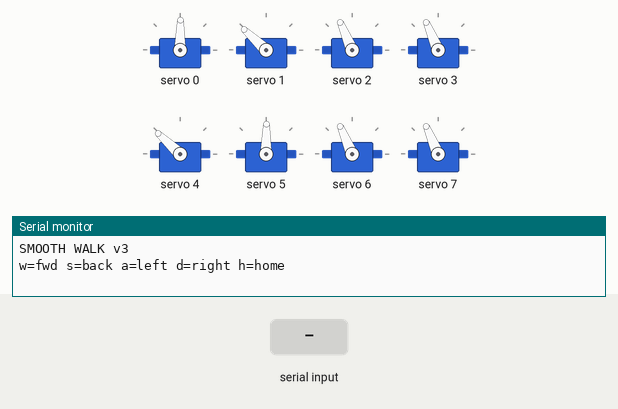
Recording of a sketch running on a simulated Arduino Uno, built with avr-gcc and run on an emulated ATmega328P. Shown: 8 × servo, the last lines printed to the serial monitor. Inputs (shaded band) come from the test bench.

Above: at 1.7 s.
1.8 s: "w" received over Serial
At 2.26 s:
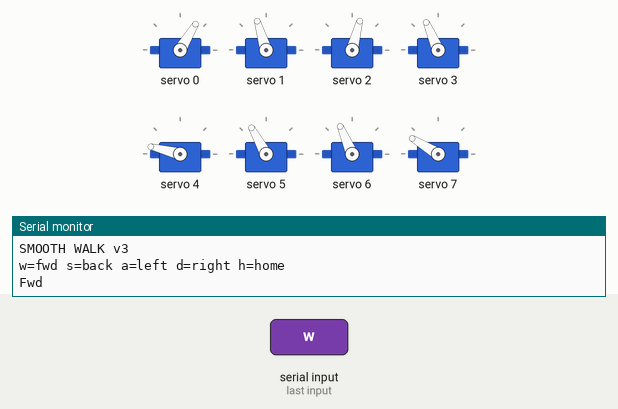
At 2.86 s:
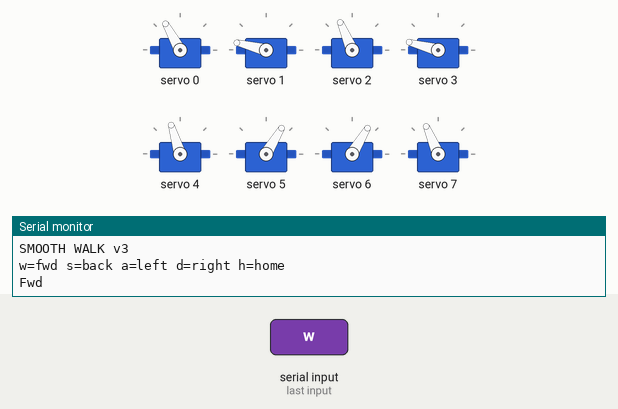
4.8 s: "s" received over Serial
10.8 s: "a" received over Serial
16.8 s: "d" received over Serial
At 17.84 s:
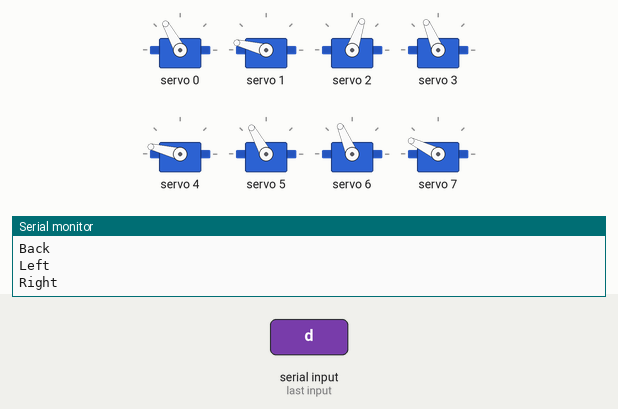
19.8 s: "w" received over Serial
Timing chart, 0 to 26.8 s (numbered marks = the images above; inputs shaded):
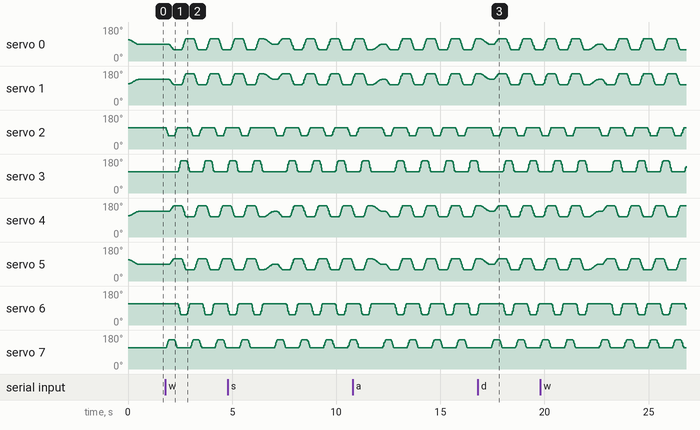

The sketch:

smooth_walk.ino
```cpp
/*
 * SMOOTH WALK - Direct copy of walk_test values
 */

#include <Wire.h>
#include <Adafruit_PWMServoDriver.h>

Adafruit_PWMServoDriver pwm = Adafruit_PWMServoDriver();

#define SERVOMIN  125
#define SERVOMAX  575

// Current positions
float pos[8];

void setServo(int ch, float angle) {
  angle = constrain(angle, 0, 180);
  int pulse = map((int)angle, 0, 180, SERVOMIN, SERVOMAX);
  pwm.setPWM(ch, 0, pulse);
  pos[ch] = angle;
}

void smoothMove(float target[8], int duration) {
  float start[8];
  for (int i = 0; i < 8; i++) start[i] = pos[i];

  int steps = duration / 10;
  if (steps < 1) steps = 1;

  for (int s = 1; s <= steps; s++) {
    float t = (float)s / steps;
    t = t * t * (3 - 2 * t);

    for (int i = 0; i < 8; i++) {
      setServo(i, start[i] + (target[i] - start[i]) * t);
    }
    delay(10);
  }
}

void home() {
  // Exact walk_test home: {70, 110, 90, 90, 110, 70, 90, 90}
  float h[8] = {70, 110, 90, 90, 110, 70, 90, 90};
  smoothMove(h, 300);
}

void walkForward(int numSteps) {
  /*
   * EXACT values from walk_test.ino:
   * Step 1: FR_LEG=55, BL_LEG=125, FR_HIP=45, FL_HIP=85, BR_HIP=135, BL_HIP=95
   * Step 2: FL_LEG=140, BR_LEG=40, FR_HIP=95, FL_HIP=135, BR_HIP=85, BL_HIP=45
   */

  for (int s = 0; s < numSteps; s++) {
    // Step 1a: Lift FR + BL
    float s1a[8] = {pos[0], pos[1], 55, pos[3], pos[4], pos[5], pos[6], 125};
    smoothMove(s1a, 100);

    // Step 1b: Swing hips
    float s1b[8] = {45, 85, 55, pos[3], 135, 95, pos[6], 125};
    smoothMove(s1b, 150);

    // Step 1c: Put down FR + BL
    float s1c[8] = {45, 85, 90, pos[3], 135, 95, pos[6], 90};
    smoothMove(s1c, 100);

    // Step 2a: Lift FL + BR
    float s2a[8] = {pos[0], pos[1], pos[2], 140, pos[4], pos[5], 40, pos[7]};
    smoothMove(s2a, 100);

    // Step 2b: Swing hips
    float s2b[8] = {95, 135, pos[2], 140, 85, 45, 40, pos[7]};
    smoothMove(s2b, 150);

    // Step 2c: Put down FL + BR
    float s2c[8] = {95, 135, pos[2], 90, 85, 45, 90, pos[7]};
    smoothMove(s2c, 100);
  }
  home();
}

void walkBackward(int numSteps) {
  // Opposite hip directions from forward
  for (int s = 0; s < numSteps; s++) {
    // Step 1a: Lift FR + BL
    float s1a[8] = {pos[0], pos[1], 55, pos[3], pos[4], pos[5], pos[6], 125};
    smoothMove(s1a, 100);

    // Step 1b: Swing hips (opposite)
    float s1b[8] = {95, 135, 55, pos[3], 85, 45, pos[6], 125};
    smoothMove(s1b, 150);

    // Step 1c: Put down
    float s1c[8] = {95, 135, 90, pos[3], 85, 45, pos[6], 90};
    smoothMove(s1c, 100);

    // Step 2a: Lift FL + BR
    float s2a[8] = {pos[0], pos[1], pos[2], 140, pos[4], pos[5], 40, pos[7]};
    smoothMove(s2a, 100);

    // Step 2b: Swing hips (opposite)
    float s2b[8] = {45, 85, pos[2], 140, 135, 95, 40, pos[7]};
    smoothMove(s2b, 150);

    // Step 2c: Put down
    float s2c[8] = {45, 85, pos[2], 90, 135, 95, 90, pos[7]};
    smoothMove(s2c, 100);
  }
  home();
}

void turnLeft(int numSteps) {
  for (int s = 0; s < numSteps; s++) {
    // Lift FR + BL
    float t1[8] = {pos[0], pos[1], 55, pos[3], pos[4], pos[5], pos[6], 125};
    smoothMove(t1, 100);

    // All hips same direction (decrease)
    float t2[8] = {45, 85, 55, pos[3], 85, 45, pos[6], 125};
    smoothMove(t2, 150);

    float t3[8] = {45, 85, 90, pos[3], 85, 45, pos[6], 90};
    smoothMove(t3, 100);

    // Lift FL + BR
    float t4[8] = {pos[0], pos[1], pos[2], 140, pos[4], pos[5], 40, pos[7]};
    smoothMove(t4, 100);

    // All hips opposite (increase)
    float t5[8] = {95, 135, pos[2], 140, 135, 95, 40, pos[7]};
    smoothMove(t5, 150);

    float t6[8] = {95, 135, pos[2], 90, 135, 95, 90, pos[7]};
    smoothMove(t6, 100);
  }
  home();
}

void turnRight(int numSteps) {
  for (int s = 0; s < numSteps; s++) {
    // Lift FR + BL
    float t1[8] = {pos[0], pos[1], 55, pos[3], pos[4], pos[5], pos[6], 125};
    smoothMove(t1, 100);

    // All hips increase
    float t2[8] = {95, 135, 55, pos[3], 135, 95, pos[6], 125};
    smoothMove(t2, 150);

    float t3[8] = {95, 135, 90, pos[3], 135, 95, pos[6], 90};
    smoothMove(t3, 100);

    // Lift FL + BR
    float t4[8] = {pos[0], pos[1], pos[2], 140, pos[4], pos[5], 40, pos[7]};
    smoothMove(t4, 100);

    // All hips decrease
    float t5[8] = {45, 85, pos[2], 140, 85, 45, 40, pos[7]};
    smoothMove(t5, 150);

    float t6[8] = {45, 85, pos[2], 90, 85, 45, 90, pos[7]};
    smoothMove(t6, 100);
  }
  home();
}

void setup() {
  Serial.begin(9600);

  pwm.begin();
  pwm.setOscillatorFrequency(27000000);
  pwm.setPWMFreq(50);
  delay(10);

  for (int i = 0; i < 8; i++) pos[i] = 90;
  home();

  Serial.println(F("SMOOTH WALK v3"));
  Serial.println(F("w=fwd s=back a=left d=right h=home"));
}

void loop() {
  if (Serial.available()) {
    char cmd = Serial.read();
    switch (cmd) {
      case 'w': Serial.println(F("Fwd")); walkForward(4); break;
      case 's': Serial.println(F("Back")); walkBackward(4); break;
      case 'a': Serial.println(F("Left")); turnLeft(4); break;
      case 'd': Serial.println(F("Right")); turnRight(4); break;
      case 'h': Serial.println(F("Home")); home(); break;
    }
  }
}
```
